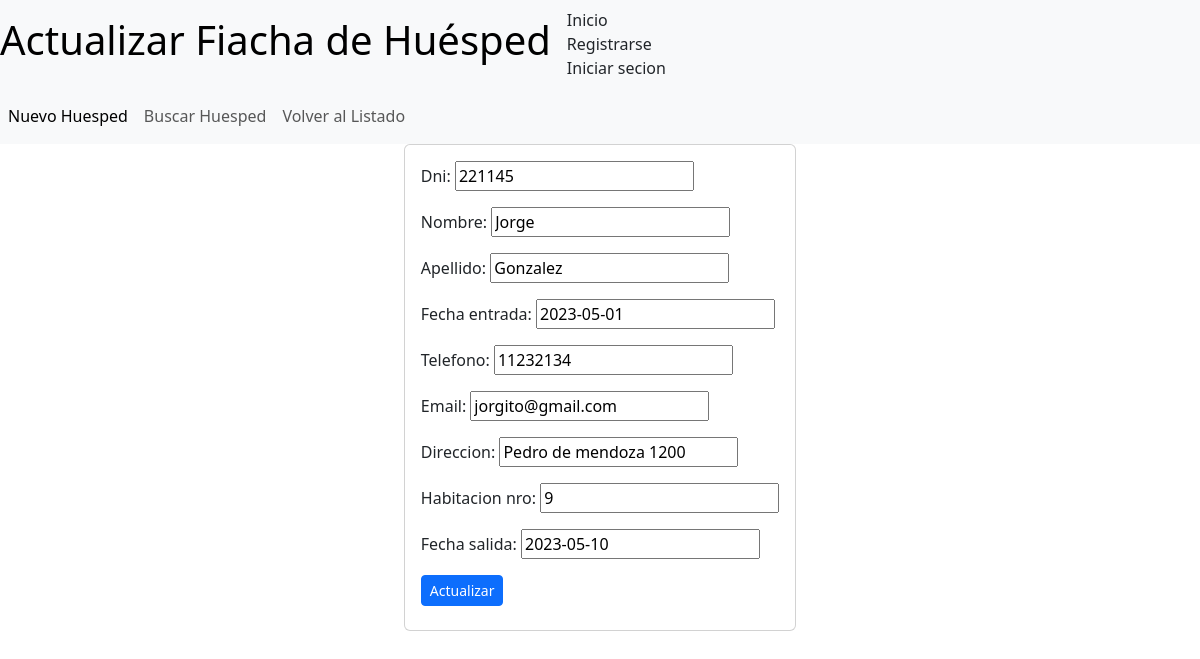
The page /mostrarHuesped/actualizar/221145 on the database its author committed.
### gestion_persona/models.py (models this page shows, shortened)
class Persona(models.Model):
    dni = models.IntegerField(primary_key=True, null=False)
    nombre = models.CharField(max_length=100, null=False)
    apellido = models.CharField(max_length=100, null=False)
    fecha_entrada = models.DateField(null=False)
    telefono = models.CharField(max_length=100, null=False)
    email = models.EmailField(max_length=100, null=False)
    direccion = models.CharField(max_length=100, null=False)
    habitacion_nro = models.IntegerField(null=False)
    fecha_salida = models.DateField(null=False)

### gestion_persona/views.py (the view, shortened to what this page needs)
# urls.py: path('mostrarHuesped/actualizar/<int:dni>', ActualizarHuesped.as_view()),
class ActualizarHuesped(View):
  form_class = PersonaForm
  template_name = 'actualizarHuesped.html'
  initial = {"dni":"", "nombre":"", "apellido":"", "fecha_entrada":"", "telefono":"", "email":"", "direccion":"", "habitacion_nro":"", "habitacion_disponible":"", "fecha_salida":""}
  def get(self, request, dni):
      persona = get_object_or_404(Persona, dni=dni)
      form = self.form_class(instance=persona)
      return render(request, self.template_name, {'form':form,'persona': persona})

### gestion_persona/forms.py
class PersonaForm(forms.ModelForm):
  class Meta:
    model = Persona
    fields = ['dni', 'nombre', 'apellido', 'fecha_entrada','telefono','email','direccion','habitacion_nro','fecha_salida']

### gestion_persona/templates/actualizarHuesped.html (shortened to what this page needs)
{% extends 'principal.html' %}
{% block title %} Actualizar Fiacha de Huésped {%  endblock %}
{% block content %}
<nav class="navbar navbar-expand-lg navbar-light bg-light">
    <div class="collapse navbar-collapse" id="navbarNavAltMarkup">
      <div class="navbar-nav">
        <a class="nav-item nav-link active" href="/mostrarHuesped/alta">Nuevo Huesped</a>
        <a class="nav-item nav-link" href="/mostrarHuesped/buscar">Buscar Huesped</a>
        <a class="nav-item nav-link" href="/mostrarHuesped/">Volver al Listado</a>
      </div>
  </div>
</nav>
<div class="container fs-6 d-flex justify-content-center">
    <div class="card">
        <div class="card-body">
            <form action="/mostrarHuesped/actualizar/{{ persona.dni }}" method="post">
                {{ form.as_p }}
                <input type="submit" value="Actualizar" class="btn btn-primary btn-sm">
            </form>
        </div>
    </div>
</div>
{% endblock %}

### gestion_persona/static/css/estilos.css (style rules this page uses)
.btn { display: inline-block; padding: 10px 20px; margin-right: 10px; border: 1px solid #ccc; border-radius: 4px; font-size: 16px; text-decoration: none; color: #333; }

### rows shown on the page
Persona: dni "221145", nombre "Jorge", apellido "Gonzalez", fecha_entrada "2023-05-01", telefono "11232134", email "jorgito@gmail.com", direccion "Pedro de mendoza 1200", habitacion_nro "9", fecha_salida "2023-05-10"
